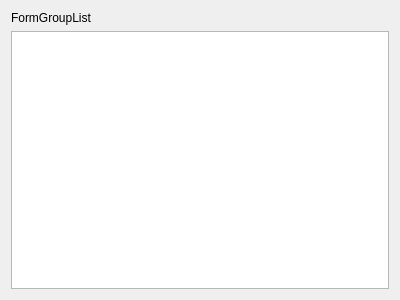
<?xml version="1.0" encoding="UTF-8"?>
<ui version="4.0">
 <class>FormGroupList</class>
 <widget class="QWidget" name="FormGroupList">
  <property name="geometry">
   <rect>
    <x>0</x>
    <y>0</y>
    <width>400</width>
    <height>300</height>
   </rect>
  </property>
  <property name="windowTitle">
   <string>Group</string>
  </property>
  <layout class="QVBoxLayout" name="verticalLayout">
   <item>
    <widget class="QLabel" name="label">
     <property name="text">
      <string>FormGroupList</string>
     </property>
    </widget>
   </item>
   <item>
    <widget class="QListView" name="listView"/>
   </item>
  </layout>
 </widget>
 <resources/>
 <connections/>
</ui>
